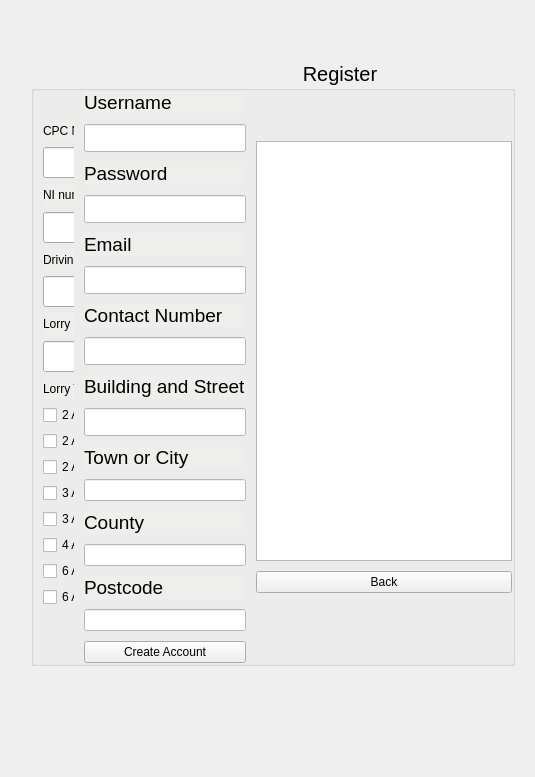
      <widget class="QWidget" name="createAccountPage">
       <layout class="QFormLayout" name="formLayout_2">
        <property name="rightMargin">
         <number>0</number>
        </property>
        <item row="0" column="0" colspan="2">
         <layout class="QGridLayout" name="gridLayout_8">
          <property name="sizeConstraint">
           <enum>QLayout::SetMaximumSize</enum>
          </property>
          <property name="leftMargin">
           <number>20</number>
          </property>
          <property name="topMargin">
           <number>50</number>
          </property>
          <property name="rightMargin">
           <number>20</number>
          </property>
          <property name="bottomMargin">
           <number>100</number>
          </property>
          <property name="horizontalSpacing">
           <number>100</number>
          </property>
          <item row="0" column="2">
           <layout class="QHBoxLayout" name="horizontalLayout_10"/>
          </item>
          <item row="1" column="2">
           <widget class="QGroupBox" name="Registerform_4">
            <property name="font">
             <font>
              <pointsize>15</pointsize>
             </font>
            </property>
            <property name="styleSheet">
             <string notr="true">#Registerform{

background:rgb(136, 138, 133)
}</string>
            </property>
            <property name="title">
             <string>                                                 Register</string>
            </property>
            <layout class="QGridLayout" name="gridLayout_6">
             <property name="leftMargin">
              <number>0</number>
             </property>
             <property name="topMargin">
              <number>0</number>
             </property>
             <property name="rightMargin">
              <number>0</number>
             </property>
             <property name="bottomMargin">
              <number>0</number>
             </property>
             <property name="horizontalSpacing">
              <number>0</number>
             </property>
             <item row="0" column="1">
              <layout class="QVBoxLayout" name="verticalLayout_18">
               <property name="spacing">
                <number>10</number>
               </property>
               <property name="leftMargin">
                <number>10</number>
               </property>
               <property name="rightMargin">
                <number>10</number>
               </property>
               <item>
                <widget class="QLabel" name="Usernamelabel_4">
                 <property name="font">
                  <font>
                   <pointsize>14</pointsize>
                  </font>
                 </property>
                 <property name="styleSheet">
                  <string notr="true">background:rgb(238, 238, 236);</string>
                 </property>
                 <property name="text">
                  <string>Username</string>
                 </property>
                </widget>
               </item>
               <item>
                <widget class="QLineEdit" name="username">
                 <property name="font">
                  <font>
                   <pointsize>13</pointsize>
                  </font>
                 </property>
                 <property name="styleSheet">
                  <string notr="true">background:rgb(255, 255, 255);</string>
                 </property>
                 <property name="text">
                  <string/>
                 </property>
                </widget>
               </item>
               <item>
                <widget class="QLabel" name="passwordLabel_4">
                 <property name="font">
                  <font>
                   <pointsize>14</pointsize>
                  </font>
                 </property>
                 <property name="styleSheet">
                  <string notr="true">background:rgb(238, 238, 236);</string>
                 </property>
                 <property name="text">
                  <string>Password</string>
                 </property>
                </widget>
               </item>
               <item>
                <widget class="QLineEdit" name="password">
                 <property name="font">
                  <font>
                   <pointsize>13</pointsize>
                  </font>
                 </property>
                 <property name="styleSheet">
                  <string notr="true">background:rgb(255, 255, 255);</string>
                 </property>
                 <property name="text">
                  <string/>
                 </property>
                 <property name="echoMode">
                  <enum>QLineEdit::Password</enum>
                 </property>
                </widget>
               </item>
               <item>
                <widget class="QLabel" name="emailLabel_4">
                 <property name="font">
                  <font>
                   <pointsize>14</pointsize>
                  </font>
                 </property>
                 <property name="styleSheet">
                  <string notr="true">background:rgb(238, 238, 236);</string>
                 </property>
                 <property name="text">
                  <string>Email</string>
                 </property>
                </widget>
               </item>
               <item>
                <widget class="QLineEdit" name="email">
                 <property name="font">
                  <font>
                   <pointsize>13</pointsize>
                  </font>
                 </property>
                 <property name="styleSheet">
                  <string notr="true">background:rgb(255, 255, 255);</string>
                 </property>
                </widget>
               </item>
               <item>
                <widget class="QLabel" name="contactnumberLabel_4">
                 <property name="font">
                  <font>
                   <pointsize>14</pointsize>
                  </font>
                 </property>
                 <property name="styleSheet">
                  <string notr="true">background:rgb(238, 238, 236);</string>
                 </property>
                 <property name="text">
                  <string>Contact Number</string>
                 </property>
                </widget>
               </item>
               <item>
                <widget class="QLineEdit" name="contactnumber">
                 <property name="font">
                  <font>
                   <pointsize>13</pointsize>
                  </font>
                 </property>
                 <property name="styleSheet">
                  <string notr="true">background:rgb(255, 255, 255);</string>
                 </property>
                </widget>
               </item>
               <item>
                <widget class="QLabel" name="numberandstreetLabel_4">
                 <property name="font">
                  <font>
                   <pointsize>14</pointsize>
                  </font>
                 </property>
                 <property name="styleSheet">
                  <string notr="true">background:rgb(238, 238, 236);</string>
                 </property>
                 <property name="text">
                  <string>Building and Street</string>
                 </property>
                </widget>
               </item>
               <item>
                <widget class="QLineEdit" name="numberandStreet">
                 <property name="font">
                  <font>
                   <pointsize>13</pointsize>
                  </font>
                 </property>
                 <property name="styleSheet">
                  <string notr="true">background:rgb(255, 255, 255);</string>
                 </property>
                 <property name="text">
                  <string/>
                 </property>
                </widget>
               </item>
               <item>
                <widget class="QLabel" name="townorcityLabel_4">
                 <property name="font">
                  <font>
                   <pointsize>14</pointsize>
                  </font>
                 </property>
                 <property name="styleSheet">
                  <string notr="true">background:rgb(238, 238, 236);</string>
                 </property>
                 <property name="text">
                  <string>Town or City</string>
                 </property>
                </widget>
               </item>
               <item>
                <widget class="QLineEdit" name="townorcity">
                 <property name="styleSheet">
                  <string notr="true">background:rgb(255, 255, 255);</string>
                 </property>
                </widget>
               </item>
               <item>
                <widget class="QLabel" name="countyLabel_4">
                 <property name="font">
                  <font>
                   <pointsize>14</pointsize>
                  </font>
                 </property>
                 <property name="styleSheet">
                  <string notr="true">background:rgb(238, 238, 236);</string>
                 </property>
                 <property name="text">
                  <string>County</string>
                 </property>
                </widget>
               </item>
               <item>
                <widget class="QLineEdit" name="county">
                 <property name="styleSheet">
                  <string notr="true">background:rgb(255, 255, 255);</string>
                 </property>
                </widget>
               </item>
               <item>
                <widget class="QLabel" name="postcodeLabel_4">
                 <property name="font">
                  <font>
                   <pointsize>14</pointsize>
                  </font>
                 </property>
                 <property name="styleSheet">
                  <string notr="true">background:rgb(238, 238, 236);</string>
                 </property>
                 <property name="text">
                  <string>Postcode</string>
                 </property>
                </widget>
               </item>
               <item>
                <widget class="QLineEdit" name="postcode">
                 <property name="styleSheet">
                  <string notr="true">background:rgb(255, 255, 255);</string>
                 </property>
                </widget>
               </item>
               <item>
                <widget class="QPushButton" name="createAccountButton">
                 <property name="text">
                  <string>Create Account</string>
                 </property>
                </widget>
               </item>
              </layout>
             </item>
             <item row="0" column="0">
              <layout class="QVBoxLayout" name="Drivercredentials" stretch="0,1">
               <property name="spacing">
                <number>1</number>
               </property>
               <property name="topMargin">
                <number>0</number>
               </property>
               <property name="bottomMargin">
                <number>2</number>
               </property>
               <item>
                <spacer name="horizontalSpacer">
                 <property name="orientation">
                  <enum>Qt::Horizontal</enum>
                 </property>
                 <property name="sizeHint" stdset="0">
                  <size>
                   <width>40</width>
                   <height>20</height>
                  </size>
                 </property>
                </spacer>
               </item>
               <item>
                <widget class="QWidget" name="driverDetails" native="true">
                 <property name="enabled">
                  <bool>true</bool>
                 </property>
                 <widget class="QWidget" name="verticalLayoutWidget_6">
                  <property name="geometry">
                   <rect>
                    <x>9</x>
                    <y>9</y>
                    <width>361</width>
                    <height>487</height>
                   </rect>
                  </property>
                  <layout class="QVBoxLayout" name="verticalLayout_3">
                   <item>
                    <widget class="QLabel" name="label_3">
                     <property name="styleSheet">
                      <string notr="true">background:rgb(238, 238, 236);</string>
                     </property>
                     <property name="text">
                      <string>CPC Number</string>
                     </property>
                    </widget>
                   </item>
                   <item>
                    <widget class="QLineEdit" name="cpcnumber">
                     <property name="enabled">
                      <bool>true</bool>
                     </property>
                     <property name="font">
                      <font>
                       <pointsize>14</pointsize>
                      </font>
                     </property>
                    </widget>
                   </item>
                   <item>
                    <widget class="QLabel" name="label_4">
                     <property name="styleSheet">
                      <string notr="true">background:rgb(238, 238, 236);</string>
                     </property>
                     <property name="text">
                      <string>NI number</string>
                     </property>
                    </widget>
                   </item>
                   <item>
                    <widget class="QLineEdit" name="ninumber">
                     <property name="font">
                      <font>
                       <pointsize>14</pointsize>
                      </font>
                     </property>
                    </widget>
                   </item>
                   <item>
                    <widget class="QLabel" name="label_5">
                     <property name="styleSheet">
                      <string notr="true">background:rgb(238, 238, 236);</string>
                     </property>
                     <property name="text">
                      <string>Driving Licence ID</string>
                     </property>
                    </widget>
                   </item>
                   <item>
                    <widget class="QLineEdit" name="drivinglicenceid">
                     <property name="font">
                      <font>
                       <pointsize>14</pointsize>
                      </font>
                     </property>
                    </widget>
                   </item>
                   <item>
                    <widget class="QLabel" name="label_8">
                     <property name="styleSheet">
                      <string notr="true">background:rgb(238, 238, 236);</string>
                     </property>
                     <property name="text">
                      <string>Lorry Registration Number</string>
                     </property>
                    </widget>
                   </item>
                   <item>
                    <widget class="QLineEdit" name="regnum">
                     <property name="font">
                      <font>
                       <pointsize>14</pointsize>
                      </font>
                     </property>
                    </widget>
                   </item>
                   <item>
                    <widget class="QLabel" name="label_6">
                     <property name="styleSheet">
                      <string notr="true">background:rgb(238, 238, 236);</string>
                     </property>
                     <property name="text">
                      <string>Lorry Type</string>
                     </property>
                    </widget>
                   </item>
                   <item>
                    <widget class="QCheckBox" name="twoAxelSmall">
                     <property name="text">
                      <string>2 Axel small</string>
                     </property>
                    </widget>
                   </item>
                   <item>
                    <widget class="QCheckBox" name="twoAxelFrozen">
                     <property name="text">
                      <string>2 Axel  Frozen</string>
                     </property>
                    </widget>
                   </item>
                   <item>
                    <widget class="QCheckBox" name="twoAxel">
                     <property name="text">
                      <string>2 Axel</string>
                     </property>
                    </widget>
                   </item>
                   <item>
                    <widget class="QCheckBox" name="ThreeAxel">
                     <property name="text">
                      <string>3 Axel</string>
                     </property>
                    </widget>
                   </item>
                   <item>
                    <widget class="QCheckBox" name="threeAxelFrozen">
                     <property name="text">
                      <string>3 Axel Frozen</string>
                     </property>
                    </widget>
                   </item>
                   <item>
                    <widget class="QCheckBox" name="fourAxel">
                     <property name="text">
                      <string>4 Axel</string>
                     </property>
                    </widget>
                   </item>
                   <item>
                    <widget class="QCheckBox" name="sixAxel">
                     <property name="text">
                      <string>6 Axel</string>
                     </property>
                    </widget>
                   </item>
                   <item>
                    <widget class="QCheckBox" name="sixAxelFrozen">
                     <property name="text">
                      <string>6 Axel Frozen</string>
                     </property>
                    </widget>
                   </item>
                  </layout>
                 </widget>
                </widget>
               </item>
              </layout>
             </item>
             <item row="0" column="2">
              <layout class="QVBoxLayout" name="layout">
               <property name="spacing">
                <number>10</number>
               </property>
               <property name="topMargin">
                <number>50</number>
               </property>
               <property name="bottomMargin">
                <number>50</number>
               </property>
               <item>
                <widget class="QTextEdit" name="outputErrorsText">
                 <property name="lineWrapMode">
                  <enum>QTextEdit::NoWrap</enum>
                 </property>
                 <property name="readOnly">
                  <bool>true</bool>
                 </property>
                </widget>
               </item>
               <item>
                <widget class="QPushButton" name="backToHomeButton">
                 <property name="text">
                  <string>Back</string>
                 </property>
                </widget>
               </item>
               <item>
                <spacer name="horizontalSpacer_2">
                 <property name="orientation">
                  <enum>Qt::Horizontal</enum>
                 </property>
                 <property name="sizeHint" stdset="0">
                  <size>
                   <width>40</width>
                   <height>20</height>
                  </size>
                 </property>
                </spacer>
               </item>
              </layout>
             </item>
            </layout>
           </widget>
          </item>
         </layout>
        </item>
       </layout>
      </widget>
